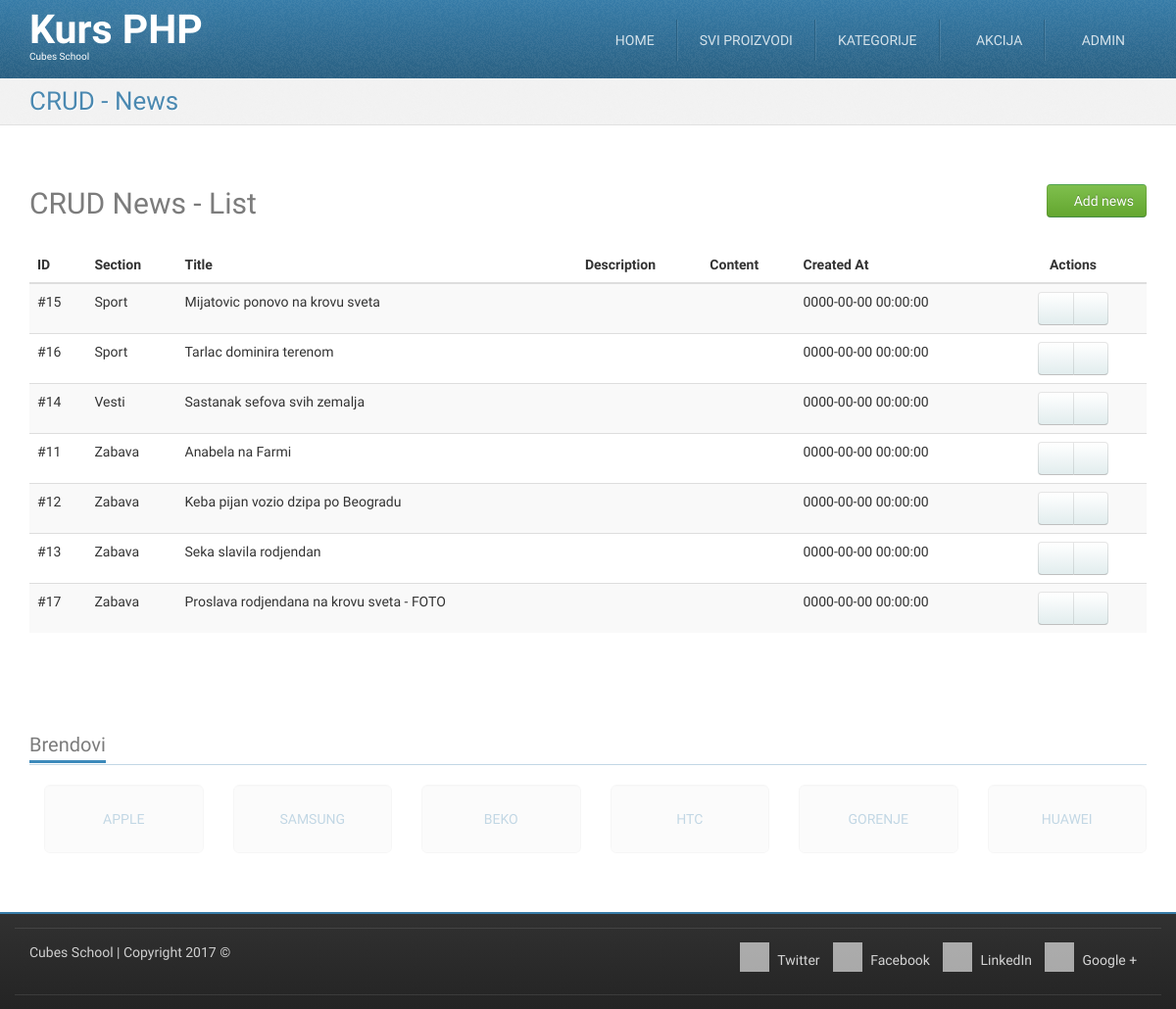
/crud-news-list.php (signed in), run on an earlier commit of the app's database.
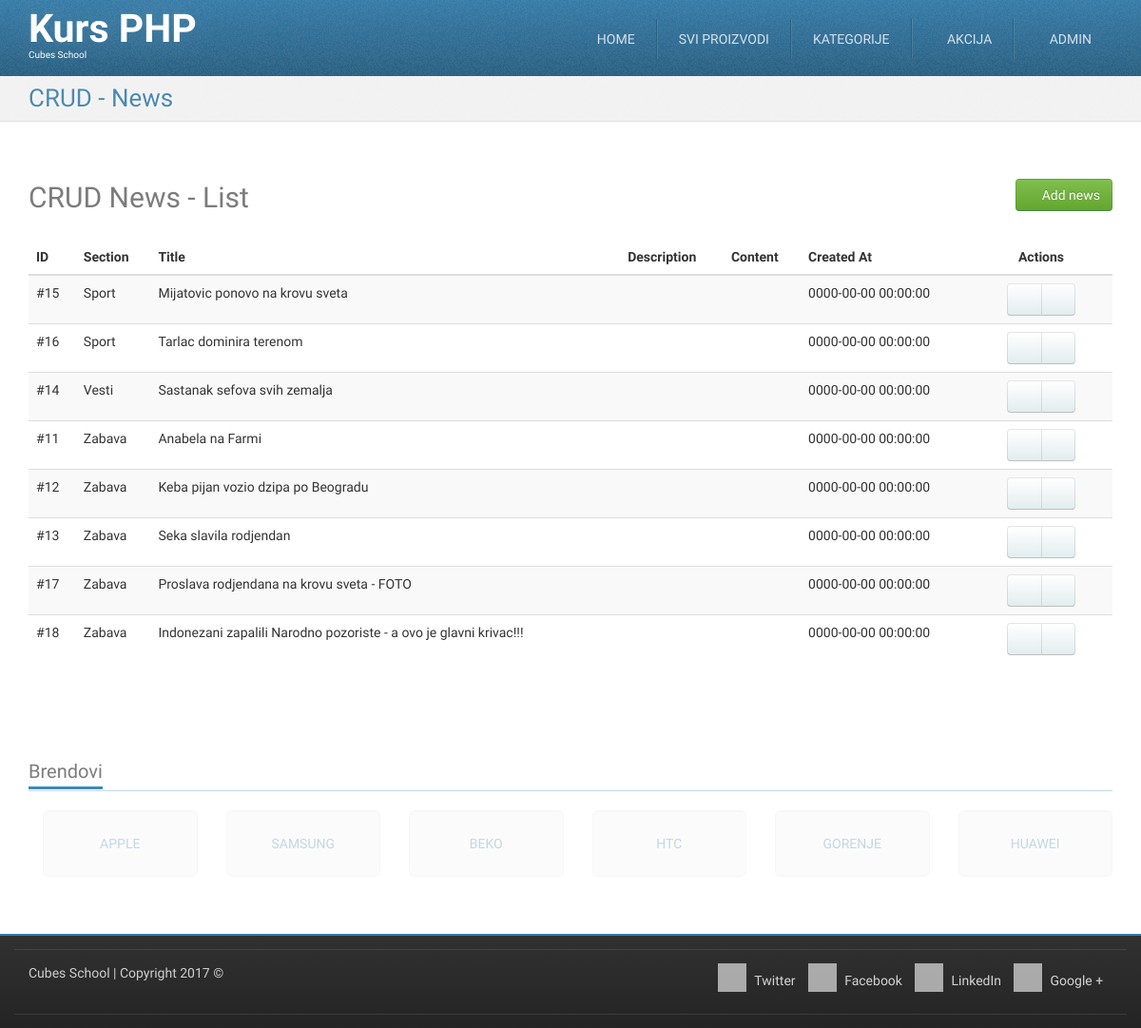
And on a later commit of the database.
### tables this page shows
CREATE TABLE `news` (
  `id` int(11) NOT NULL,
  `section_id` int(11) NOT NULL,
  `title` varchar(255) NOT NULL,
  `photo_filename` varchar(255) DEFAULT NULL,
  `description` text,
  `content` longtext,
  `created_at` datetime DEFAULT NULL
);

CREATE TABLE `sections` (
  `id` int(11) NOT NULL,
  `title` varchar(255) NOT NULL
);

### crud-news-list.php (called while the page is built, shortened)
<?php
require_once __DIR__ . '/models/m_users.php';
require_once __DIR__ . '/models/m_news.php';
$news = newsFetchAll();
require_once __DIR__ . '/views/layout/header.php';
require_once __DIR__ . '/views/templates/t_crud-news-list.php';
require_once __DIR__ . '/views/layout/footer.php';

### models/m_users.php (called while the page is built, shortened)
<?php
function isUserLoggedIn() {
	return true;
}

### models/m_news.php (called while the page is built, shortened)
<?php
require_once __DIR__ . '/m_database.php';
function newsFetchAll() {
	$query = "SELECT `news`.*, "
                . "`sections`.`title` AS `section_title` "
                . "FROM `news` "
                . "LEFT JOIN `sections` ON `news`.`section_id` = `sections`.`id` "
                . "ORDER BY `sections`.`title` ASC ";
	return dbFetchAll($query);
}

### models/m_database.php (called while the page is built, shortened)
<?php
function dbGetLink() {
    static $link;
    if (!isset($link)) {
        $link = mysqli_connect('127.0.0.1', 'cubes', 'cubes', 'cubesphp');
    }
    return $link;
}
function dbQuery($query) {
    $link = dbGetLink();
    $result = mysqli_query($link, $query);
    return $result;
}
function dbFetchAll($query) {
    $result = dbQuery($query);
    return mysqli_fetch_all($result, MYSQLI_ASSOC);
}

### views/templates/t_crud-news-list.php (the view, shortened to what this page needs)
<div id="highlighted">
    <div class="container">
        <div class="header">
            <h2 class="page-title">
                <span>CRUD - News</span>
            </h2>
        </div>
    </div>
</div>
<div id="content">
    <div class="container portfolio">
        <div class="row">
            <div class="col-md-12">
                <h2>
                    CRUD News - List
                    <a href="/crud-news-insert.php" class="pull-right btn btn-success">
                        <i class="fa fa-plus-circle"></i>
                        Add news
                    </a>
                </h2>
            </div>
        </div>
        <div class="row">
            <div class="col-md-12">
                <table class="table table-striped table-hover">
                    <thead>
                        <tr>
                            <th>ID</th>
                            <th>Section</th>
                            <th>Title</th>
                            <th>Description</th>
                            <th>Content</th>
                            <th>Created At</th>
                            <th class="actions text-center">Actions</th>
                        </tr>
                    </thead>
                    <tbody>
                        <?php foreach ($news as $oneNews) { ?>
                            <tr>
                                <td>
                                    #<?php echo htmlspecialchars($oneNews['id']); ?>
                                </td>
                                <td>
                                    <?php echo htmlspecialchars($oneNews['section_title']); ?>
                                </td>
                                <td>
                                    <?php echo htmlspecialchars($oneNews['title']); ?>
                                </td>
                                <td>
                                </td>
                                <td>
                                </td>
                                <td>
                                    <?php echo htmlspecialchars($oneNews['created_at']); ?>
                                </td>
                                <td class="text-center">
                                    <div class="btn-group">
                                        <a href="/crud-news-edit.php?id=<?php echo htmlspecialchars($oneNews['id']); ?>" class="btn btn-default"><i class="fa fa-pencil"></i></a>
                                        <a href="/crud-news-delete.php?id=<?php echo htmlspecialchars($oneNews['id']); ?>" class="btn btn-default"><i class="fa fa-trash"></i></a>
                                    </div>
                                </td>
                            </tr>
<?php } ?>
                    </tbody>
                </table>
            </div>
        </div>
    </div>
</div>

### views/layout/header.php (shortened to what this page needs)
<?php require_once __DIR__ . '/../../models/m_users.php'; ?>
<!DOCTYPE html>
<html lang="en">
    <head>
        <link href="/../../skins/tema/plugins/bootstrap/dist/css/bootstrap.min.css" rel="stylesheet">
        <link href="/../../skins/tema/plugins/font-awesome/css/font-awesome.min.css" rel="stylesheet">
        <link href="s/../../skins/tema/plugins/animate/animate.min.css" rel="stylesheet">
        <link href="/../../skins/tema/plugins/flexslider/flexslider.css" rel="stylesheet">
        <link href="/../../skins/tema/css/theme-style.css" rel="stylesheet">
        <link href="/../../skins/tema/css/custom-style.css" rel="stylesheet">
        <link href="/../../skins/tema/css/colour-blue.css" rel="stylesheet" id="colour-scheme">
    </head>
    <body class="has-navbar-fixed-top has-highlighted">
        <div id="navigation" class="wrapper">
            <div class="navbar navbar-fixed-top" id="top">
                <div class="navbar-inner">
                    <div class="inner">
                        <div class="container">
                            <div class="navbar-header">
                                <a class="navbar-brand" href="/" title="Home">
                                    <h1>
                                        Kurs PHP
                                    </h1>
                                    <span>Cubes School</span>
                                </a>
                            </div>
                            <div class="collapse navbar-collapse">
                                <ul class="nav navbar-right" id="main-menu">
                                    <li>
                                        <a href="/">Home</a>
                                    </li>
                                    <li>
                                        <a href="/../../products.php">Svi proizvodi</a>
                                    </li>
                                    <li class="dropdown">
                                        <a href="#" class="dropdown-toggle" data-toggle="dropdown">Kategorije</a>
                                    </li>
                                    <li>
                                        <a href="/../../sale.php"><i class="fa fa-star"></i> Akcija</a>
                                    </li>
                                    <?php if (!isUserLoggedIn()) { ?>
                                        <li>
                                            <a href="/../../login.php"><i class="glyphicon glyphicon-log-in"></i> Login</a>
                                        </li>
                                    <?php } else { ?>
                                        <li class="dropdown">
                                            <a href="#" class="dropdown-toggle" data-toggle="dropdown"><i class="fa fa-user"></i> Admin</a>
                                        </li>
                                    <?php } ?>
                                </ul>
                            </div>
                        </div>
                    </div>
                </div>
            </div>
        </div>

### views/layout/footer.php (shortened to what this page needs)
		<div id="content-below" class="wrapper">
			<div class="container">
				<div class="clients block">
					<h3 class="block-title">
						<span>Brendovi</span>
					</h3>
					<ul class="thumbnails list-unstyled row">
						<li class="col-sm-2">
							<a href="#" class="well well-lg text-uppercase text-justify">
								Apple
							</a>
						</li>
						<li class="col-sm-2">
							<a href="#" class="well well-lg text-uppercase text-justify">
								Samsung
							</a>
						</li>
						<li class="col-sm-2">
							<a href="#" class="well well-lg text-uppercase text-justify">
								Beko
							</a>
						</li>
						<li class="col-sm-2">
							<a href="#" class="well well-lg text-uppercase text-justify">
								HTC
							</a>
						</li>
						<li class="col-sm-2">
							<a href="#" class="well well-lg text-uppercase text-justify">
								Gorenje
							</a>
						</li>
						<li class="col-sm-2">
							<a href="#" class="well well-lg text-uppercase text-justify">
								Huawei
							</a>
						</li>
					</ul>
				</div>
			</div>
		</div>
		<footer id="footer">
			<div class="container">
				<div class="row">
					<div class="subfooter">
						<div class="col-md-5">
							<p><a href="http://school.cubes.rs/">Cubes School</a> | Copyright 2017 &copy;</p>
						</div>
						<div class="col-md-7 col social-media">
							<a href="#"><i class="fa fa-twitter"></i> Twitter</a>
							<a href="#"><i class="fa fa-facebook"></i> Facebook</a>
							<a href="#"><i class="fa fa-linkedin"></i> LinkedIn</a>
							<a href="#"><i class="fa fa-google-plus"></i> Google +</a>
						</div>
					</div>
				</div>
				<div class="row">
					<div class="subfooter">
					</div>
				</div>
			</div>
		</footer>
	</body>
</html>

### skins/tema/css/custom-style.css (style rules this page uses)
#footer { min-height: 40px; }
#footer .social-media { text-align: right; }
#footer .social-media a { display: inline-block; margin-right: 0.7em; }
table .actions { width: 150px; }

### skins/tema/css/colour-blue.css (style rules this page uses)
body a { color: #377ca8; text-decoration: none; }
body .navbar-inner { background-image: -webkit-linear-gradient(top, #377ca8 0%, #2a6082 100%); background-image: -o-linear-gradient(top, #377ca8 0%, #2a6082 100%); background-image: linear-gradient(to bottom, #377ca8 0%, #2a6082 100%); background-repeat: repeat-x; filter: progid:DXImageTransform.Microsoft.gradient(startColorstr='#ff377ca8', endColorstr='#ff2a6082', GradientType=0); border-top-color: #377ca8; border-bottom-color: #377ca8; }
body #navigation .navbar { color: #ffffff; }
body #navigation .navbar-inner { border-top-color: #377ca8; border-bottom-color: #377ca8; }
body #navigation ul#main-menu li { border-left-color: rgba(255, 255, 255, 0.1); border-right-color: #2a6082; }
body #highlighted { border-bottom-color: #e1e1e1; background-color: #f2f2f2; color: #377ca8; text-shadow: 1px 1px 1px #ffffff; }
body #footer { border-top-color: #377ca8; }
body .header .page-title { color: rgba(55, 124, 168, 0.9); }
body .block .block-title { border-bottom-color: rgba(55, 124, 168, 0.3); }
body .block .block-title span { border-bottom-color: #3d8abb; }

What changed in the data, as far as the page shows it:
added news: id "18", section.title "Zabava", title "Indonezani zapalili Narodno pozoriste - a ovo je glavni krivac!!!", created_at "0000-00-00 00:00:00"
